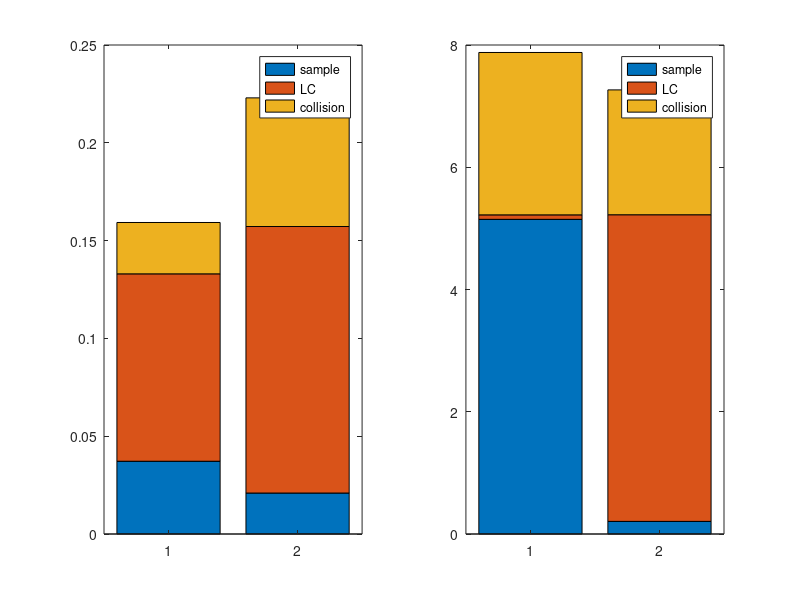

Recreate this plot in MATLAB.
clear all
clc

%%

D = load('profile_BiRRT_GD_3poles.txt');

suc = sum(D(:,1));

total_runtime = mean(D(:,3));
proj_count = round(mean(D(:,4)));
proj_time = mean(D(:,5));
col_count = round(mean(D(:,6)));
col_time = mean(D(:,7));
lc_count = round(mean(D(:,12)));
lc_time = mean(D(:,11));
lc_success_count = round(mean(D(:,13)));
sample_time = mean(D(:,14));
sample_success_count = round(mean(D(:,15)));
sample_fail_count = round(mean(D(:,16)));

fprintf('NR:\n');
fprintf('Total runtime: %f sec.\n', total_runtime);
fprintf('Sampling time %f sec, is %f%% of the total runtime,\n', sample_time, sample_time/total_runtime*100);
fprintf('number of samples per sec: %d.\n', (sample_success_count+sample_fail_count)/sample_time);
fprintf('Failed %f%% of %d samples.\n', sample_fail_count/(sample_fail_count+sample_success_count)*100, sample_fail_count+sample_success_count);
fprintf('Succeeded %f%% of %d local-conenction checks.\n', lc_success_count/lc_count*100, lc_count);
fprintf('Total local connection time: %f msec.\n', lc_time*1e3);
fprintf('Avg. local connection time: %f msec.\n', lc_time/lc_count*1e3);
fprintf('number of local connections per sec: %d\n\n', lc_count/total_runtime);

ygd = [sample_time lc_time col_time];
%%

D = load('profile_BiRRT_PCS_3poles.txt');

suc = sum(D(:,1));

total_runtime = mean(D(:,3));
proj_count = round(mean(D(:,4)));
proj_time = mean(D(:,5));
col_count = round(mean(D(:,6)));
col_time = mean(D(:,7));
lc_count = round(mean(D(:,12)));
lc_time = mean(D(:,11));
lc_success_count = round(mean(D(:,13)));
sample_time = mean(D(:,14));
sample_success_count = round(mean(D(:,15)));
sample_fail_count = round(mean(D(:,16)));

fprintf('PCS:\n');
fprintf('Total runtime: %f sec.\n', total_runtime);
fprintf('Sampling time %f sec, is %f%% of the total runtime,\n', sample_time, sample_time/total_runtime*100);
fprintf('number of samples per sec: %d.\n', (sample_success_count+sample_fail_count)/sample_time);
fprintf('Failed %f%% of %d samples.\n', sample_fail_count/(sample_fail_count+sample_success_count)*100, sample_fail_count+sample_success_count);
fprintf('Succeeded %f%% of %d local-conenction checks.\n', lc_success_count/lc_count*100, lc_count);
fprintf('Total local connection time: %f msec.\n', lc_time*1e3);
fprintf('Avg. local connection time: %f msec.\n', lc_time/lc_count*1e3);
fprintf('number of local connections per sec: %d\n\n', lc_count/total_runtime);

ypcs = [sample_time lc_time col_time];

%%

D = load('profile_BiRRT_RLX_3poles.txt');

suc = sum(D(:,1));

total_runtime = mean(D(:,3));
proj_count = round(mean(D(:,4)));
proj_time = mean(D(:,5));
col_count = round(mean(D(:,6)));
col_time = mean(D(:,7));
lc_count = round(mean(D(:,12)));
lc_time = mean(D(:,11));
lc_success_count = round(mean(D(:,13)));
sample_time = mean(D(:,14));
sample_success_count = round(mean(D(:,15)));
sample_fail_count = round(mean(D(:,16)));

fprintf('RLX:\n');
fprintf('Total runtime: %f sec.\n', total_runtime);
fprintf('Sampling time %f sec, is %f%% of the total runtime,\n', sample_time, sample_time/total_runtime*100);
fprintf('number of samples per sec: %d.\n', (sample_success_count+sample_fail_count)/sample_time);
fprintf('Failed %f%% of %d samples.\n', sample_fail_count/(sample_fail_count+sample_success_count)*100, sample_fail_count+sample_success_count);
fprintf('Succeeded %f%% of %d local-conenction checks.\n', lc_success_count/lc_count*100, lc_count);
fprintf('Total local connection time: %f msec.\n', lc_time*1e3);
fprintf('Avg. local connection time: %f msec.\n', lc_time/lc_count*1e3);
fprintf('number of local connections per sec: %d\n\n', lc_count/total_runtime);

yrlx = [sample_time lc_time col_time];

%%

D = load('profile_BiRRT_SG_3poles.txt');

suc = sum(D(:,1));

total_runtime = mean(D(:,3));
proj_count = round(mean(D(:,4)));
proj_time = mean(D(:,5));
col_count = round(mean(D(:,6)));
col_time = mean(D(:,7));
lc_count = round(mean(D(:,12)));
lc_time = mean(D(:,11));
lc_success_count = round(mean(D(:,13)));
sample_time = mean(D(:,14));
sample_success_count = round(mean(D(:,15)));
sample_fail_count = round(mean(D(:,16)));

fprintf('RSS:\n');
fprintf('Total runtime: %f sec.\n', total_runtime);
fprintf('Sampling time %f sec, is %f%% of the total runtime,\n', sample_time, sample_time/total_runtime*100);
fprintf('number of samples per sec: %d.\n', (sample_success_count+sample_fail_count)/sample_time);
fprintf('Failed %f%% of %d samples.\n', sample_fail_count/(sample_fail_count+sample_success_count)*100, sample_fail_count+sample_success_count);
fprintf('Succeeded %f%% of %d local-conenction checks.\n', lc_success_count/lc_count*100, lc_count);
fprintf('Total local connection time: %f msec.\n', lc_time*1e3);
fprintf('Avg. local connection time: %f msec.\n', lc_time/lc_count*1e3);
fprintf('number of local connections per sec: %d\n\n', lc_count/total_runtime);

yrss = [sample_time lc_time col_time];

%%
figure(1)
clf
subplot(121)
bar([ygd; ypcs],'stacked');
legend('sample','LC','collision');

subplot(122)
bar([yrlx; yrss],'stacked');
legend('sample','LC','collision');